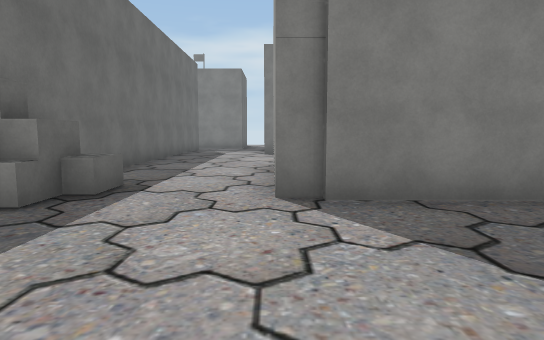
view 1 (above)

23 first-person views from a walk through a 3-D level made in the Unity game engine. The camera is 1.5 m above the floor, tilts 6° down and sees 75° across. The floor is counted in squares, 2 m on a side. Each view is taken from the middle of a square. On the plan, view 1 faces up. The plan holds only what a view shows up to about 11 squares ahead; the rest is blank. The place goes on beyond the plan. The player is left out. Some surface patterns are stand-ins.

view 2
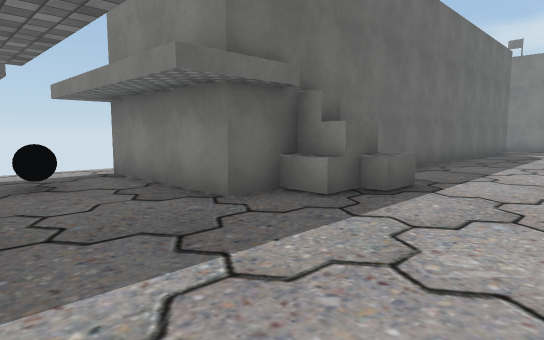

view 3
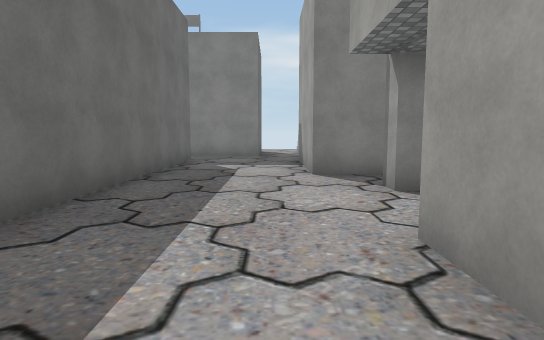

view 4
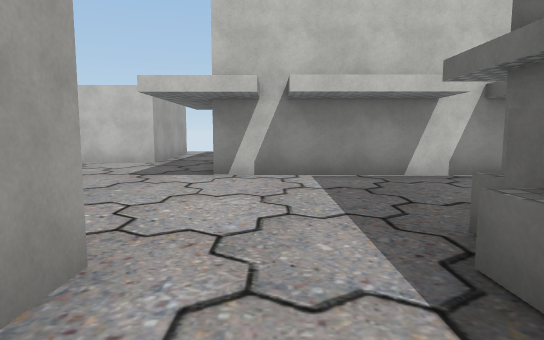

view 5
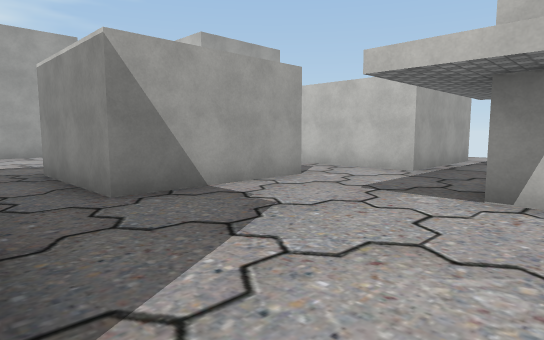

view 6
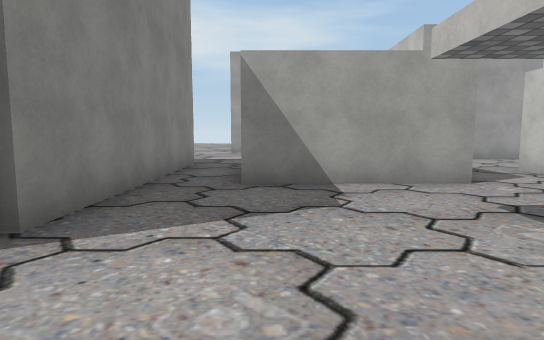

view 7
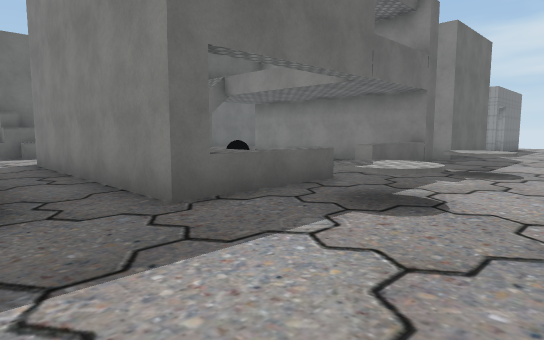

view 8
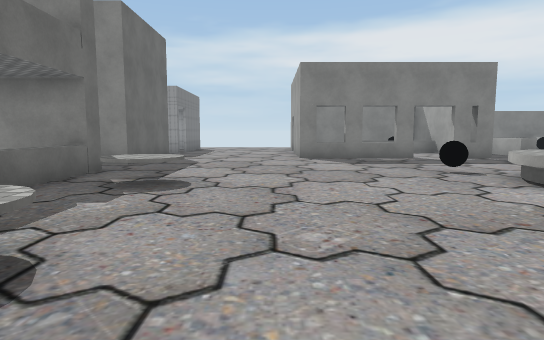

view 9
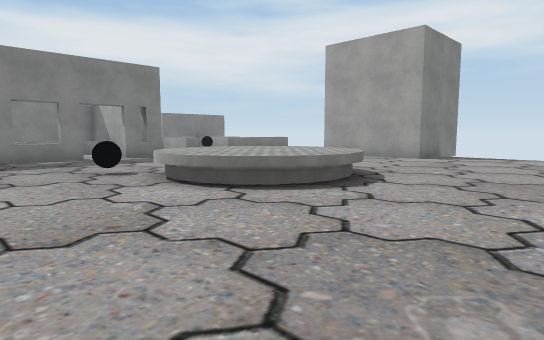

view 10
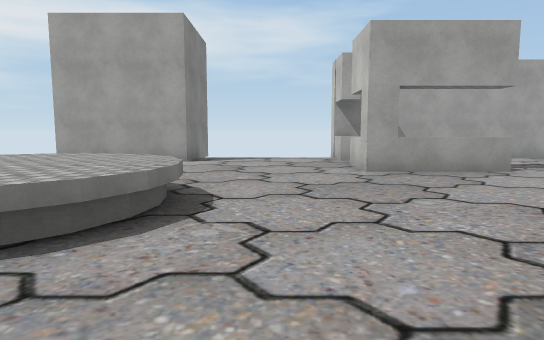

view 11
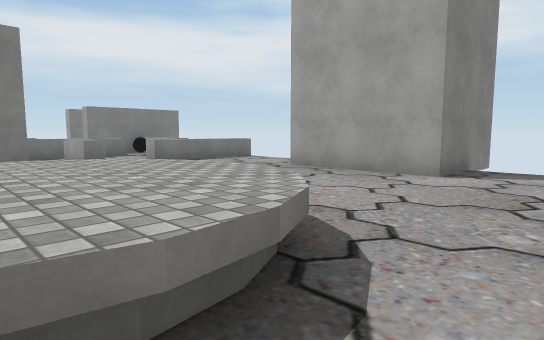

view 12
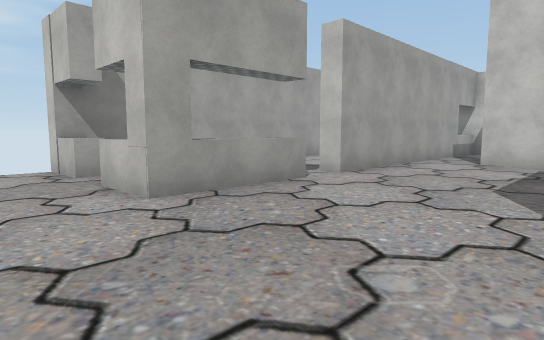

view 13
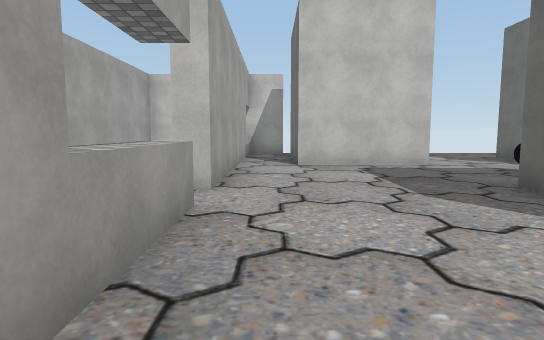

view 14
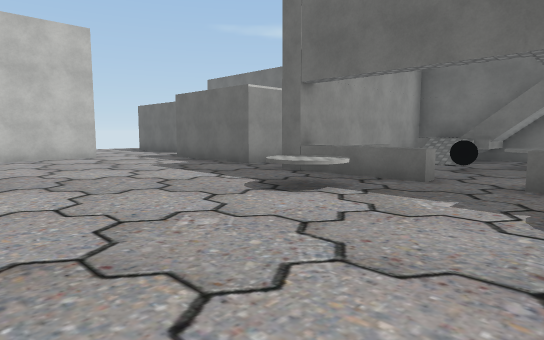

view 15
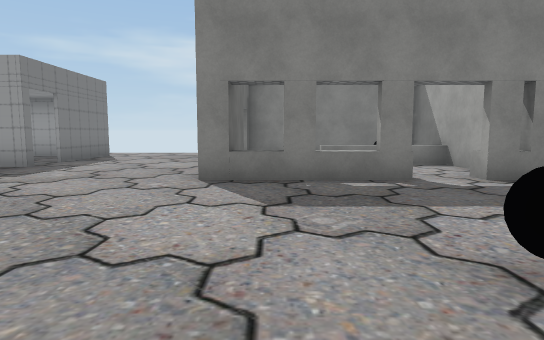

view 16
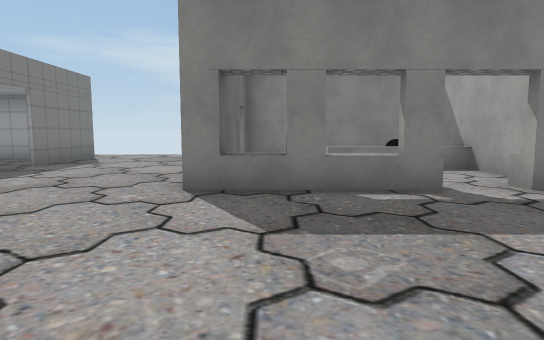

view 17
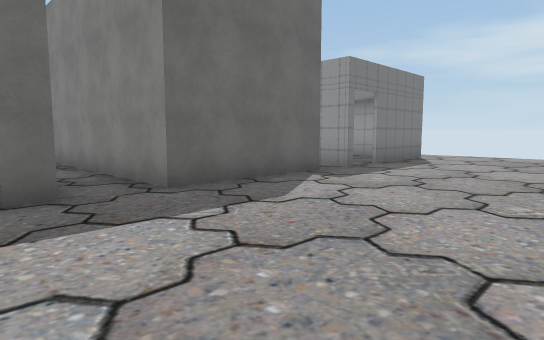

view 18
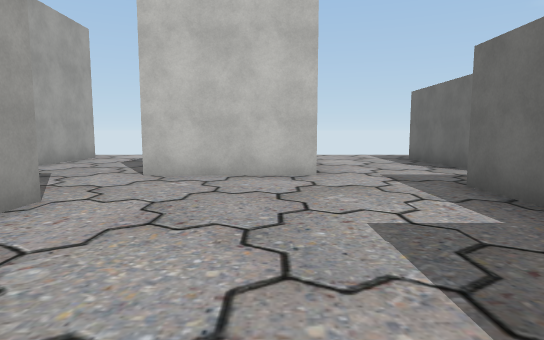

view 19
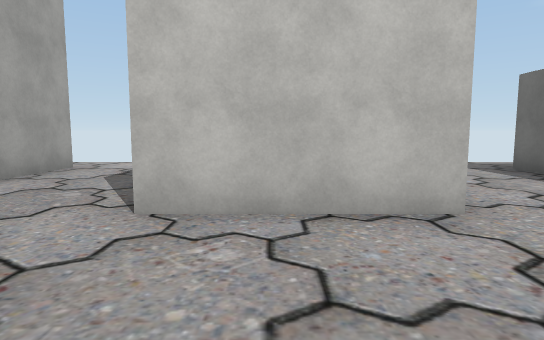

view 20
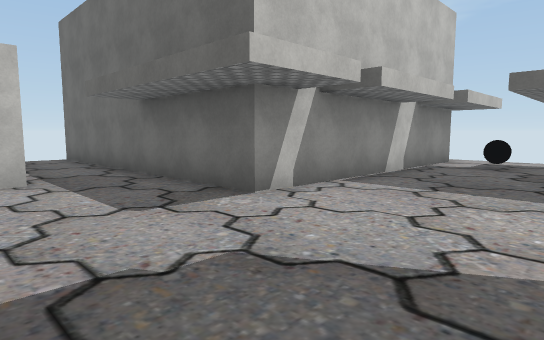

view 21
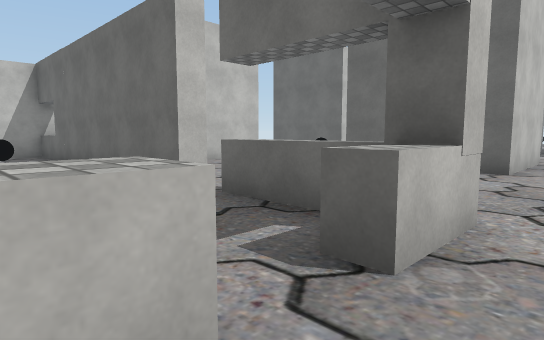

view 22
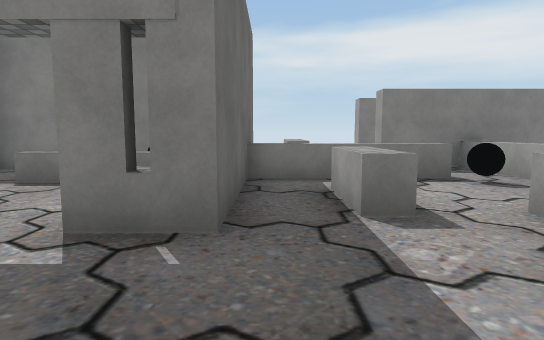

view 23
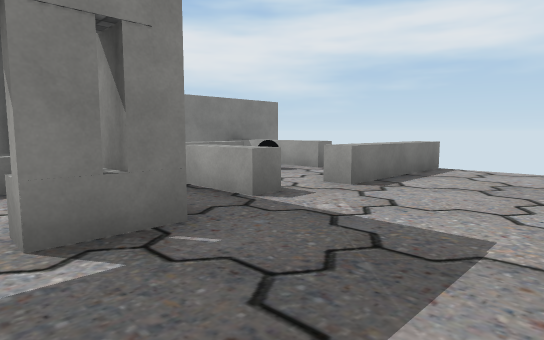

### Floor plan
Key: @ floor where view 1 was taken; # wall or solid block; . floor; / step, stairs or slope; = window, fence, low wall or low ledge; ^ raised ledge; C crate; I disc; B block; O other object.
Columns run from 7 left of view 1 to 23 right of it. Each row starts with its distance up from view 1.
 22               ...        ^
 21               ...        ^
 20            ####...       ^ ####
 19               #...######   ..
 18              ##.......^#^^^^.
 17    ###.      #....# .^^#...=^
 16     ....     .....#  ..#.^...
 15    #...#     #....#^^^.#...^^^
 14    #...#     #................
 13    #...#######................
 12    #..........................
 11    #....######......==..   ..#
 10    #.....  ..^.I.....^^^^ ...#
  9    #....   OO..I.....^^^^....##
  8    #...##OOOO........^^^^.....#
  7    #...##/O=..........^^......
  6    #...##//....I..............
  5     CC.## ..^^=...............
  4     C..#######............B^.^#
  3 .###...............###....^.. #
  2 ...........###.....# #....^.  #
  1 ..=........###.....###......  #
  0 .......@...###...... .....#.. #
 -1  #######...###...... .....#...#
 -2        #............=.....#   #
 -3        #.####...###.......#   #
 -4        #.#  #...# #...###.#   #
 -5        #.#  #...###...###.#   #
 -6        #.#  #...   ...###.#.  #
 -7        #.. ....     ...   ^.
 -8        #.. ..        ..   ##

Where each view was taken, in squares from view 1:
view 1: 0 up, 0 right, facing up
view 2: 0 up, 0 right, facing up-left
view 3: 6 up, 1 left, facing up
view 4: 6 up, 1 left, facing down
view 5: 4 up, 1 left, facing down-right
view 6: 2 up, 2 left, facing right
view 7: 2 up, 10 right, facing up-left
view 8: 4 up, 10 right, facing up
view 9: 4 up, 11 right, facing up-right
view 10: 6 up, 12 right, facing right
view 11: 6 up, 15 right, facing up-right
view 12: 6 up, 15 right, facing down-right
view 13: 5 up, 18 right, facing down
view 14: 9 up, 12 right, facing down-left
view 15: 9 up, 12 right, facing up
view 16: 10 up, 12 right, facing up
view 17: 10 up, 11 right, facing up-left
view 18: 4 up, 9 right, facing down
view 19: 1 up, 10 right, facing down
view 20: 3 up, 3 right, facing down-left
view 21: 5 up, 22 right, facing down-left
view 22: 12 up, 17 right, facing up
view 23: 12 up, 15 right, facing up-right
